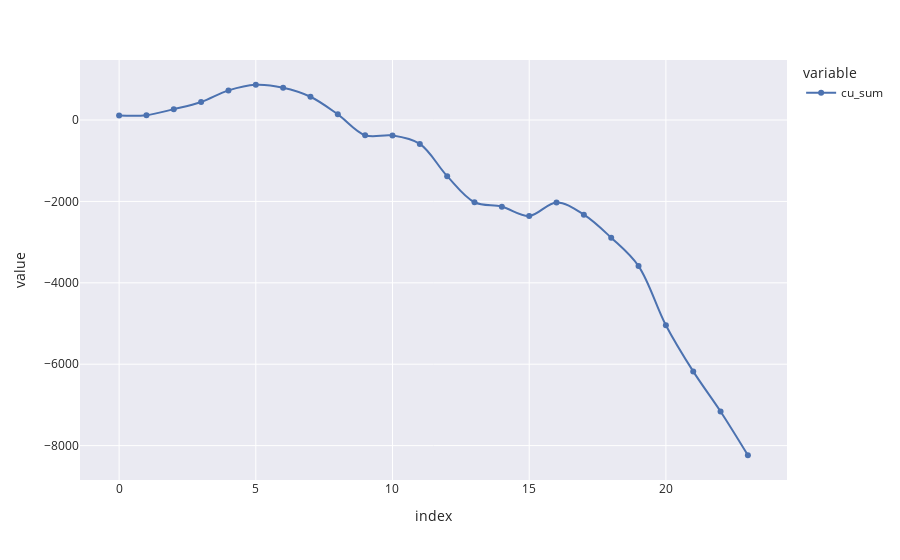

Notebook cell for this chart:
### Code cell
months_diff['cu_sum'].plot.line(markers=True, line_shape='spline', height=600)

### Figure 1 — Plotly figure (JSON) as saved in the notebook; plotly's stock layout.template omitted (floating-point values rounded to 4 significant figures)
{"data": [{"hovertemplate": "variable=cu_sum<br>index=%{x}<br>value=%{y}<extra></extra>", "legendgroup": "cu_sum", "line": {"color": "rgb(76,114,176)", "dash": "solid", "shape": "spline"}, "marker": {"symbol": "circle"}, "mode": "lines+markers", "name": "cu_sum", "orientation": "v", "showlegend": true, "type": "scatter", "x": [0, 1, 2, 3, 4, 5, 6, 7, 8, 9, 10, 11, 12, 13, 14, 15, 16, 17, 18, 19, 20, 21, 22, 23], "xaxis": "x", "y": [113.8, 120.2, 268.0, 443.6, 728.5, 867.0, 795.3, 572.6, 140.4, -373.8, -380.2, -586.9, -1379.0, -2021.0, -2129.0, -2356.0, -2025.0, -2325.0, -2892.0, -3589.0, -5041.0, -6177.0, -7162.0, -8237.0], "yaxis": "y"}], "layout": {"autosize": true, "legend": {"title": {"text": "variable"}, "tracegroupgap": 0}, "margin": {"t": 60}, "xaxis": {"anchor": "y", "autorange": true, "domain": [0, 1], "range": [-1.367, 24.37], "title": {"text": "index"}, "type": "linear"}, "yaxis": {"anchor": "x", "autorange": true, "domain": [0, 1], "range": [-8836.0, 1466.0], "title": {"text": "value"}, "type": "linear"}}}
